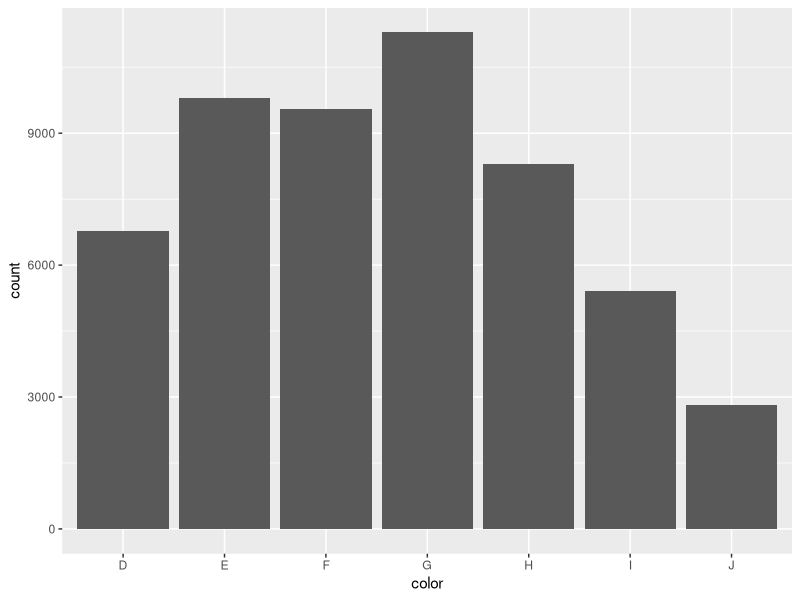
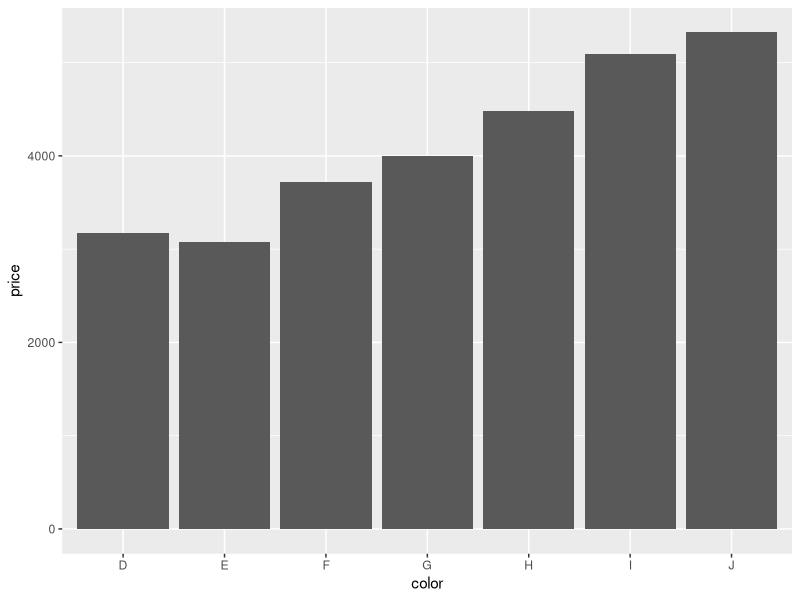
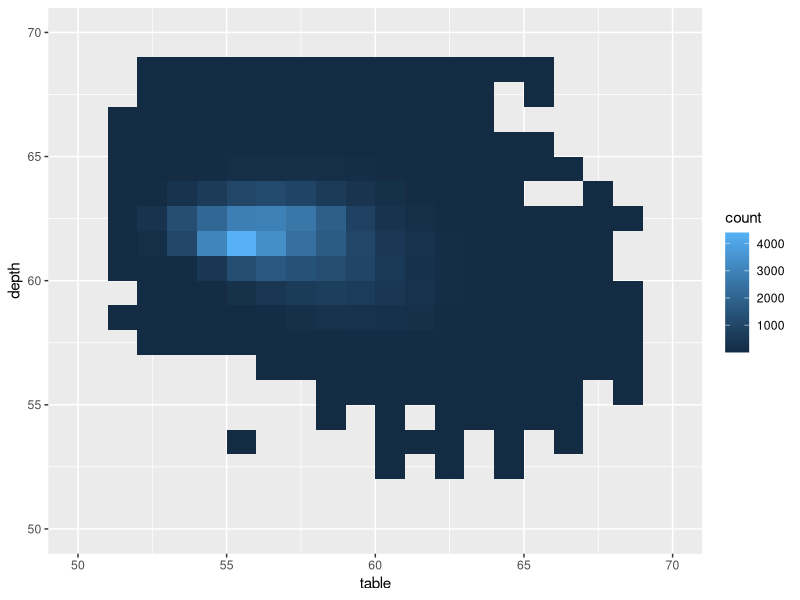
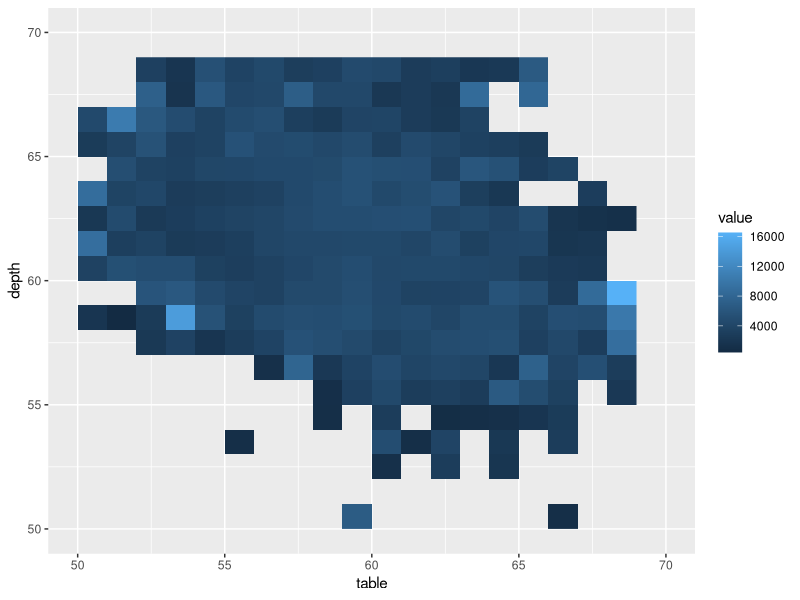

Generate these figures, in order, with R:

# -------------------------------------------------------------------------

          # Statistical Summaries #

# -------------------------------------------------------------------------

library(ggplot2)

# -------------------------------------------------------------------------

# shows how we can count the number of diamonds in each bin;
ggplot(diamonds, aes(color)) + 
  geom_bar()


# -------------------------------------------------------------------------
# shows how we can compute the average price.
ggplot(diamonds, aes(color, price)) + 
  geom_bar(stat = "summary_bin", fun.y=mean)

# -------------------------------------------------------------------------

ggplot(diamonds, aes(table, depth)) + 
  geom_bin2d(binwidth=1, na.rm = TRUE) + 
  xlim(50,70) + 
  ylim(50, 70)

# -------------------------------------------------------------------------

ggplot(diamonds, aes(table, depth, z=price)) + 
  geom_raster(binwidth = 1, stat = "summary_2d", fun=mean, na.rm=TRUE) + 
  xlim(50,70) + 
  ylim(50,70)

# -------------------------------------------------------------------------

